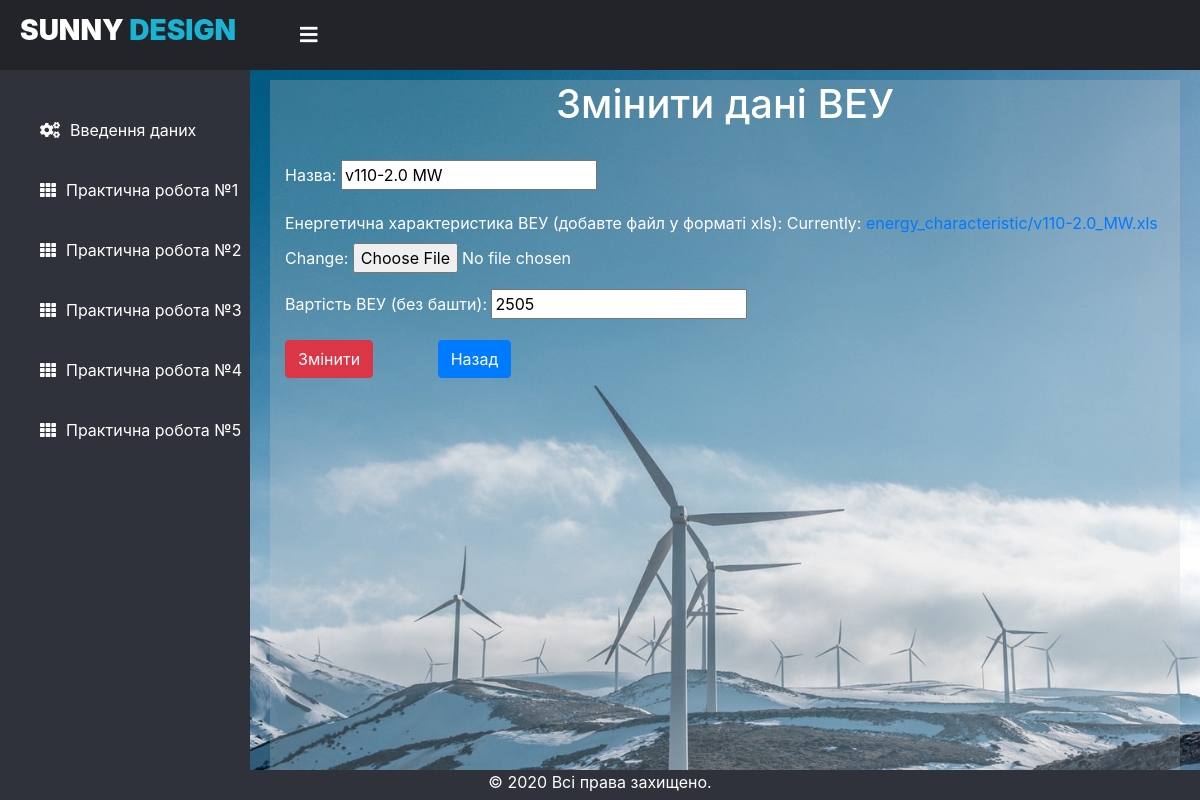
/laba/laba4/update_element/3, run on an earlier commit of the app's database.
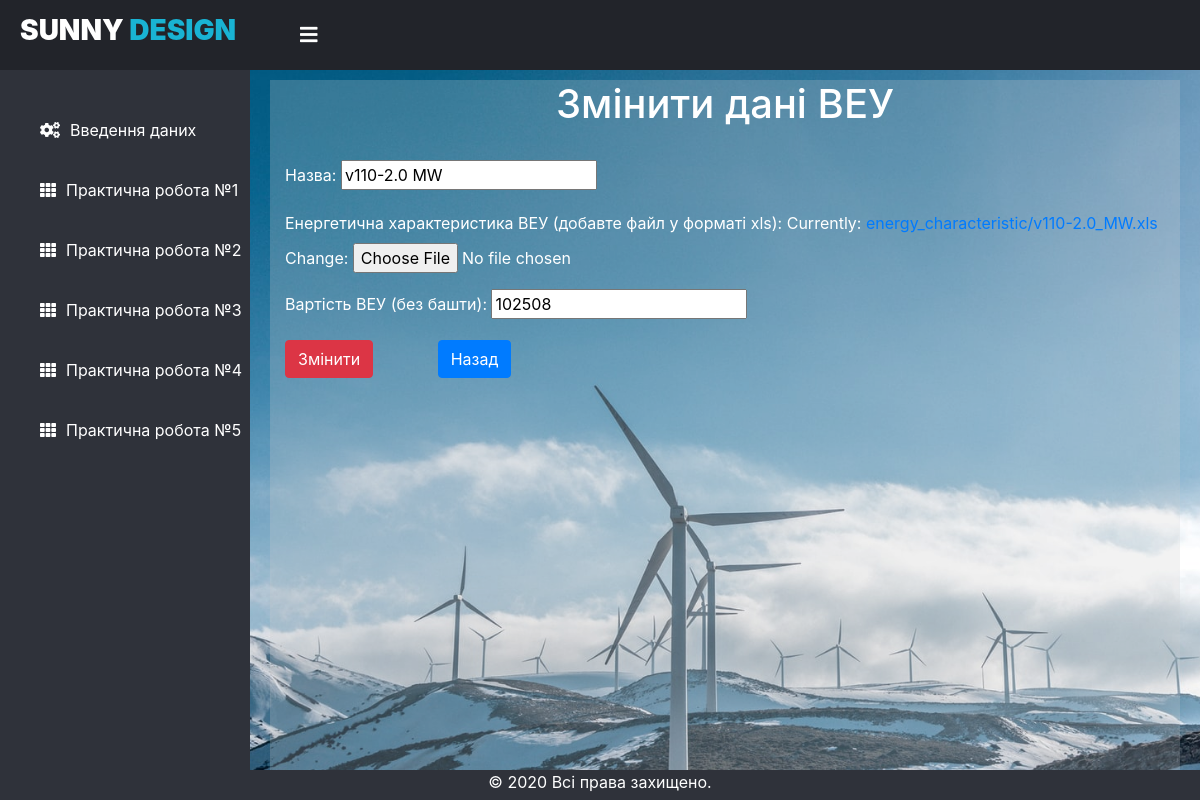
And on a later commit of the database.
### laba/models.py (models this page shows)
class Windmills(models.Model):
	name = models.CharField(max_length=30, verbose_name = "Назва")
	energy_character = models.FileField(upload_to='energy_characteristic/', null=True, verbose_name = "Енергетична характеристика ВЕУ (добавте файл у форматі xls)", validators=[validate_file_extension])
	price_without_bashta = models.IntegerField(validators=[MinValueValidator(1), MaxValueValidator(1000000)], verbose_name = "Вартість ВЕУ (без башти)")

### laba/views.py (the view)
# urls.py: path('laba4/update_element/<int:pk>', views.FormView4.update_element, name='laba4update'),
	def update_element(request, pk):
		windmill = Windmills.objects.get(id=pk)
		form = WindmillsForm(instance=windmill)
		if request.method == 'POST':
			form = WindmillsForm(request.POST, request.FILES, instance=windmill)
			if form.is_valid():
				form.save()
				return redirect('/laba/laba4/')
		context = {'form': form, 'actions': "Змінити дані ВЕУ", 'action': "Змінити"}
		return render(request, 'laba4_element_form.html', context)

### laba/forms.py
class WindmillsForm(forms.ModelForm):
    class Meta:
        model = Windmills
        fields = '__all__'

### templates/laba4_element_form.html (shortened to what this page needs)
{% extends "dashboard.html" %}
{% load static %}
    {% block head %}
    {{ block.super }}
    <link rel="stylesheet" href="https://stackpath.bootstrapcdn.com/bootstrap/4.5.2/css/bootstrap.min.css">
    <link rel="stylesheet" href="https://cdn.jsdelivr.net/npm/bootstrap-select@1.13.14/dist/css/bootstrap-select.min.css">
    <link rel="stylesheet" href="{% static 'css/style_new.css' %}">
    {% endblock %}
  {% block content %}
    <div class="container" id="gray_block" style="height: 88vh;">
      <h1 align="center">{{ actions }}</h1><br>
    <form action=""  method="post" enctype="multipart/form-data">
        <div class="form-row">
          {% for i in form %}
            <div class="form-group col-12">
              <label for="inputEmail4">{{ i.label }}:</label>
              {{ i }}
            </div>
            {% endfor %}
        </div>
        <input type="submit" name="submit" value="{{ action }}" type="button" class="btn btn-danger">
        <a class="btn btn-primary" href="{% url 'laba4' %}" role="button" style="margin-left: 60px;">Назад</a>
      </form>
    </div>
{% endblock %}

What changed in the data, as far as the page shows it:
changed Windmills "v110-2.0 MW": price_without_bashta "2505" → "102508"
